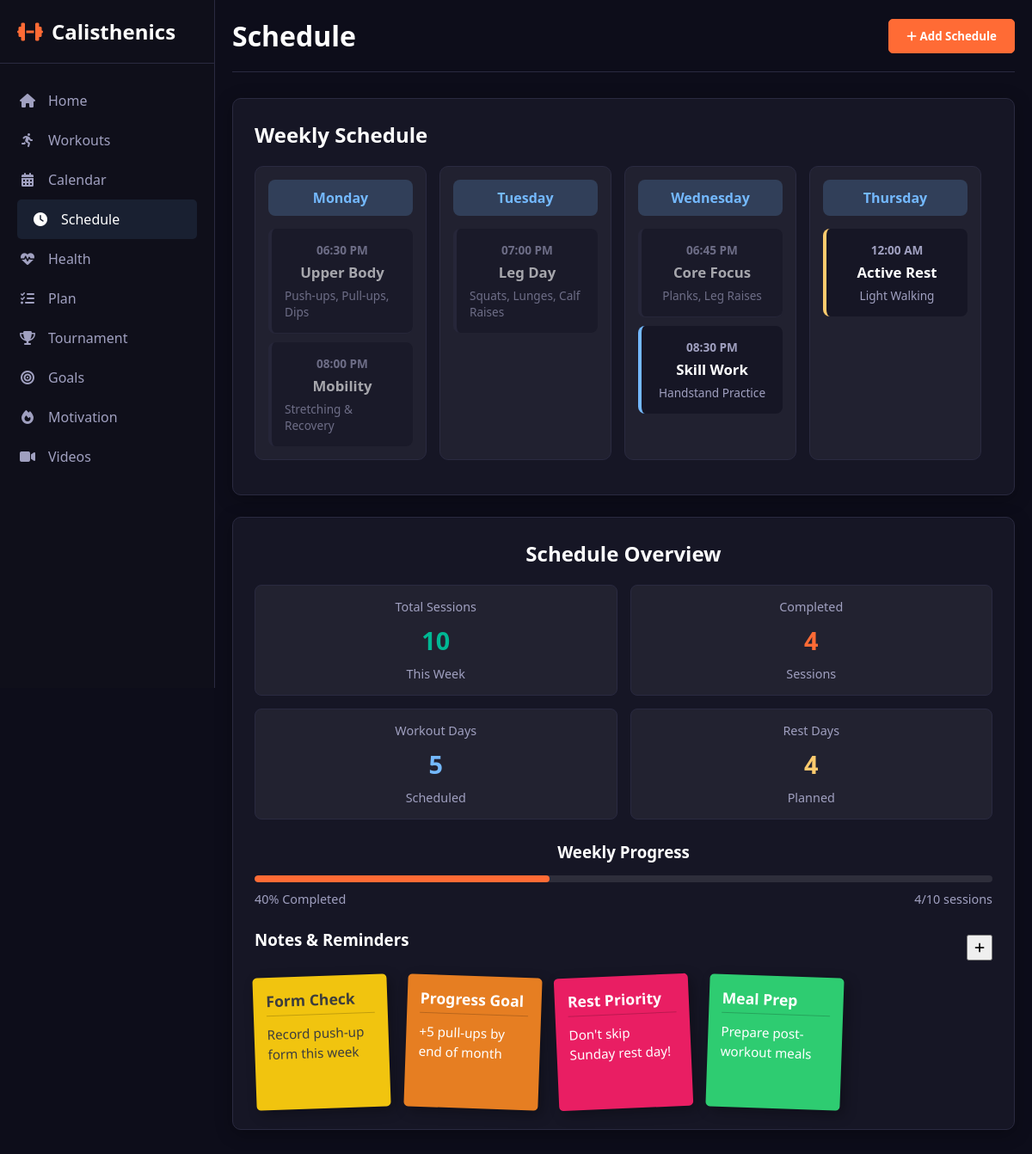
Before: /schedule with the older database file.
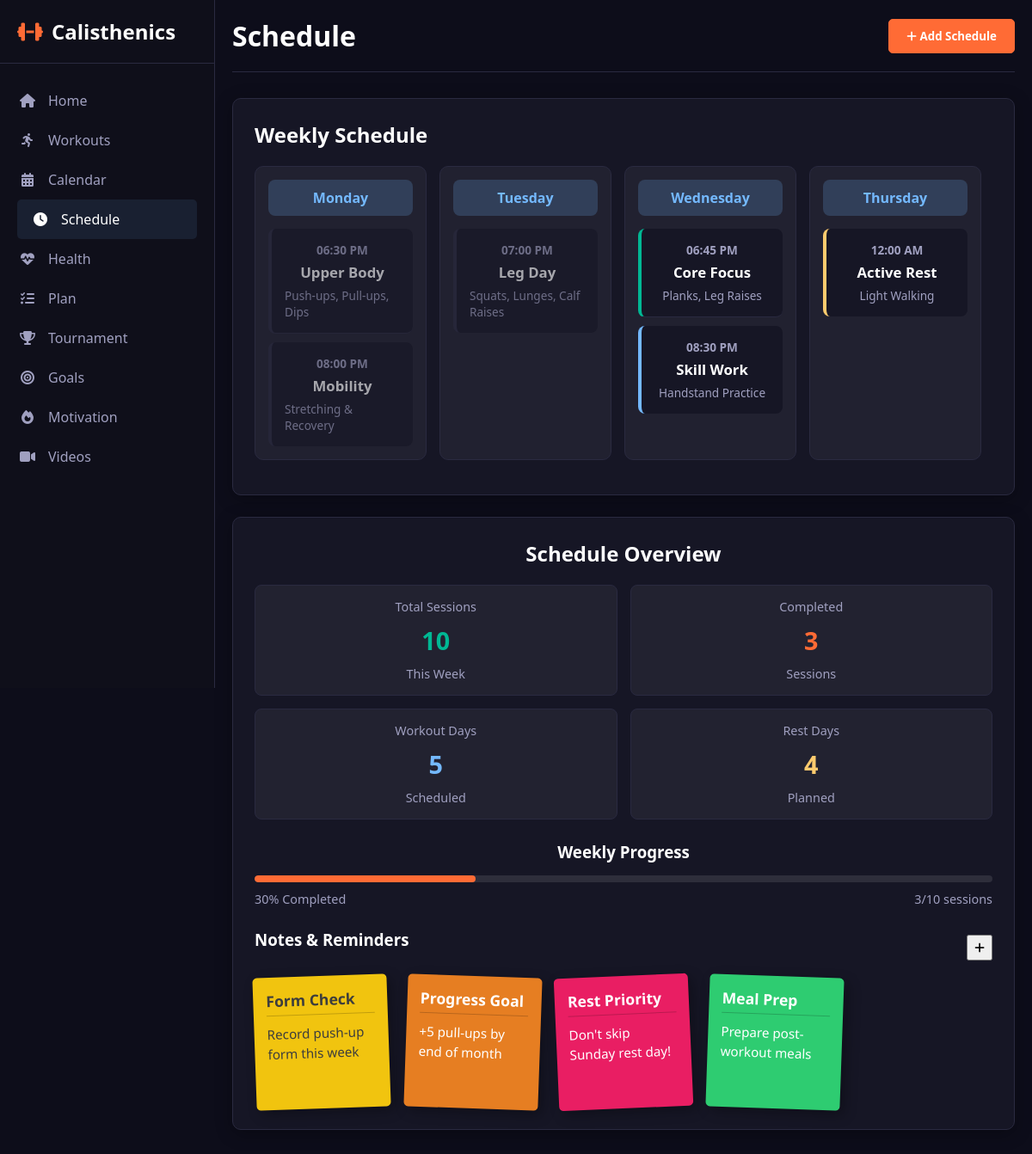
After: the same page with the newer database file.
### app.py (the view)
@app.route('/schedule')
def schedule():
    all_schedule_items = ScheduleItem.query.order_by(ScheduleItem.time).all()
    all_sticky_notes = StickyNote.query.order_by(StickyNote.id).all()
    days_of_week = ["Monday", "Tuesday", "Wednesday", "Thursday", "Friday", "Saturday", "Sunday"]
    schedule_items_by_day = {day: [] for day in days_of_week}
    for item in all_schedule_items:
        schedule_items_by_day[item.day_of_week].append(item)
    total_sessions = len(all_schedule_items)
    completed_sessions = ScheduleItem.query.filter_by(status='completed').count()
    workout_sessions = ScheduleItem.query.filter_by(category='workout').count()
    rest_sessions = ScheduleItem.query.filter_by(category='rest').count()
    completion_percentage = round((completed_sessions / total_sessions) * 100) if total_sessions > 0 else 0
    current_day_name = datetime.now().strftime('%A')
    return render_template(
        'Schedule.html',
        active_page='schedule',
        days_of_week=days_of_week,
        schedule_items_by_day=schedule_items_by_day,
        sticky_notes=all_sticky_notes,
        total_sessions=total_sessions,
        completed_sessions=completed_sessions,
        workout_sessions=workout_sessions,
        rest_sessions=rest_sessions,
        completion_percentage=completion_percentage,
        current_day_name=current_day_name
    )

### templates/Schedule.html (shortened to what this page needs)
<!DOCTYPE html>
<html lang="en">
<head>
    <link rel="stylesheet" href="https://cdnjs.cloudflare.com/ajax/libs/font-awesome/6.4.0/css/all.min.css">
    <link rel="stylesheet" href="{{ url_for('static', filename='css/index.css') }}">
    <link rel="stylesheet" href="{{ url_for('static', filename='css/schedule.css') }}">
</head>
<body>
    <div class="container">
        {% include '_sidebar.html' %}
        <div class="main-content">
            <div class="header"><h1>Schedule</h1><div class="header-actions"><button id="addScheduleBtn"><i class="fas fa-plus"></i> Add Schedule</button></div></div>
            <div class="schedule-layout">
                <div class="schedule-board">
                    <div class="board-header"><h2 class="board-title">Weekly Schedule</h2></div>
                    <div class="weekly-schedule">
                        {% for day in days_of_week %}
                        <div class="day-column">
                            <div class="day-header {% if day == current_day_name %}today{% endif %}">{{ day }}</div>
                            {% for item in schedule_items_by_day[day] %}
                            <div class="schedule-item {{ item.category }} {% if item.status == 'completed' %}completed{% endif %}">
                                <div class="item-time">{{ item.time.strftime('%I:%M %p') }}</div>
                                <div class="item-name">{{ item.title }}</div>
                                <div class="item-type">{{ item.details }}</div>
                            </div>
                            {% endfor %}
                        </div>
                        {% endfor %}
                    </div>
                </div>
                <div class="plan-overview">
                    <h2 class="overview-title">Schedule Overview</h2>
                    <div class="stats-grid">
                        <div class="stat-card"><div class="stat-label">Total Sessions</div><div class="stat-value workouts">{{ total_sessions }}</div><div class="stat-label">This Week</div></div>
                        <div class="stat-card"><div class="stat-label">Completed</div><div class="stat-value completed">{{ completed_sessions }}</div><div class="stat-label">Sessions</div></div>
                        <div class="stat-card"><div class="stat-label">Workout Days</div><div class="stat-value planned">{{ workout_sessions }}</div><div class="stat-label">Scheduled</div></div>
                        <div class="stat-card"><div class="stat-label">Rest Days</div><div class="stat-value rest">{{ rest_sessions }}</div><div class="stat-label">Planned</div></div>
                    </div>
                    <div class="progress-section">
                        <h3 class="progress-title">Weekly Progress</h3>
                        <div class="progress-bar"><div class="progress-fill" style="width: {{ completion_percentage }}%;"></div></div>
                        <div class="progress-info"><span>{{ completion_percentage }}% Completed</span><span>{{ completed_sessions }}/{{ total_sessions }} sessions</span></div>
                    </div>
                    <div class="sticky-board">
                        <div class="board-header" style="margin-bottom: 10px;"><h3 class="sticky-title">Notes & Reminders</h3><button id="addNoteBtn" class="nav-btn" style="width: 30px; height: 30px;"><i class="fas fa-plus"></i></button></div>
                        <div class="sticky-notes">
                            {% for note in sticky_notes %}
                            <div class="sticky-note {{ note.color }}">
                                <h4>{{ note.title }}</h4><p>{{ note.content }}</p>
                            </div>
                            {% endfor %}
                        </div>
                    </div>
                </div>
            </div>
        </div>
    </div>
</body>
</html>

Changed rows visible on the page:
changed ScheduleItem "Core Focus": status "completed" → "scheduled" (drawn)
Other visible differences:
{{ completed_sessions }}: "4" → "3"
{{ completion_percentage }}: 40 → 30 (drawn)
{{ completion_percentage }}: "40" → "30"
